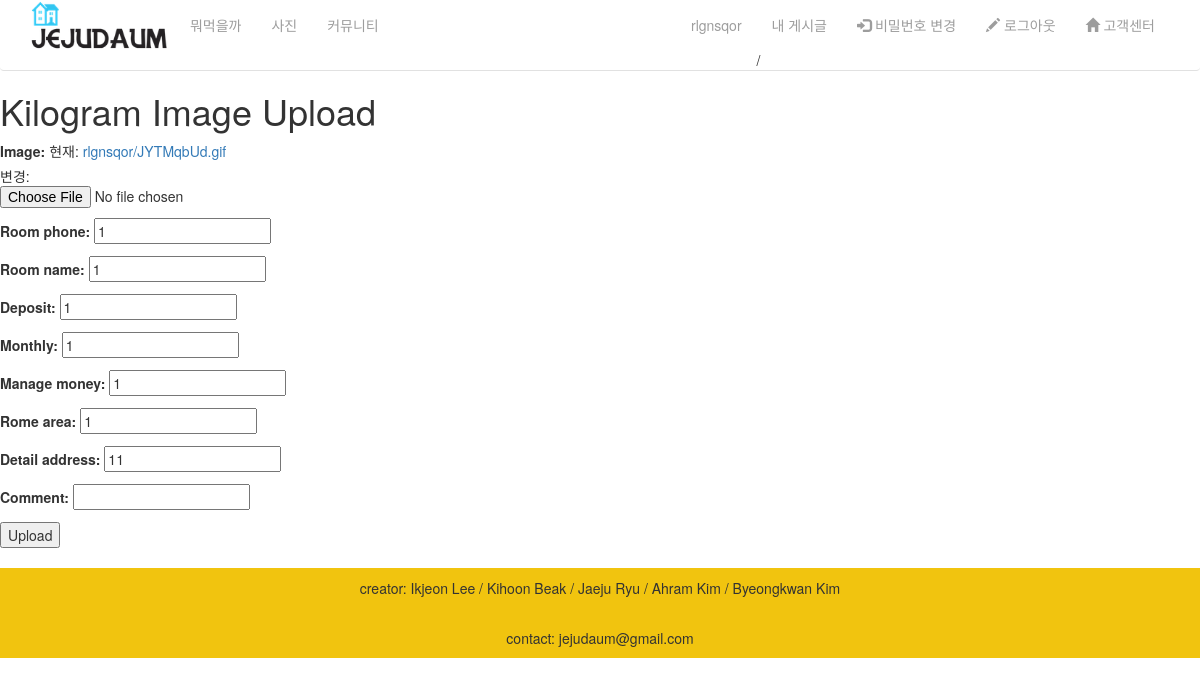
The app's page /menza/edit/1 (signed in) with its own data.
### menza/models.py (models this page shows)
class Photo(models.Model):
    owner = models.ForeignKey(User, null=True)
    image = models.ImageField(upload_to = user_path)
    thumnail_image = models.ImageField(blank = True)
    room_phone = models.CharField(max_length = 255)
    room_name = models.CharField(max_length = 255)
    deposit = models.IntegerField(blank = True) # 보증금
    monthly = models.IntegerField(blank = True) # 월세
    manage_money = models.IntegerField(blank = True) # 관리비
    rome_area = models.IntegerField(blank = True) # 방 면적
    detail_address = models.CharField(max_length = 255)
    upload_date = models.DateTimeField('Upload Date',null=True, auto_now_add=True)
    class Meta:
        ordering = ['-upload_date']

### menza/views.py (the view)
# urls.py: url(r'^edit/(?P<pk>\d+)$', login_required(RoomUpdate.as_view()), name='room_edit'),
@login_required
def edit(request, pk):
    photo = get_object_or_404(Photo, id=pk)
    if request.method == "POST":
        form = UploadForm(request.POST, request.FILES)
        if form.is_valid():
            photo = form.save(commit=False)
            photo.owner = request.user
            form.save()
            return redirect('menza:list', id=photo.id)
    else:
        form = UploadForm(instance=photo)
    return render(request, 'menza/upload.html', {'form': form})

### menza/forms.py
class UploadForm(forms.ModelForm):
    comment = forms.CharField(max_length=255)
    class Meta:
        model = Photo
        exclude = ('thumnail_image', 'owner')

### menza/templates/menza/upload.html (shortened to what this page needs)
{% extends "index.html" %}
{% block content %}
<h1>Kilogram Image Upload</h1>
<form action = "{% url 'menza:upload'%}" method="POST" enctype="multipart/form-data">
  {{form.as_p}}
  <input type="submit" value="Upload">
</form>
{% endblock %}

### templates/index.html (shortened to what this page needs)
<!DOCTYPE html>
{% load staticfiles %}
<html lang="ko">
<head>
    <link rel="stylesheet" href="https://maxcdn.bootstrapcdn.com/bootstrap/3.3.7/css/bootstrap.min.css">
    <link rel="stylesheet" href="{% static 'css/index.css'%}">
</head>
<body>
  <nav class="navbar navbar-inverse">
      <div class="container">
          <div class="collapse navbar-collapse">
              <a href="/"><img src="{% static 'img/logo.png' %}" alt="" class="logoImg navbar-brand"></a></img>
              <ul class="nav navbar-nav">
                <li class="login-hover"><a href="{% url 'jejudaum:room_list'%}">뭐먹을까</a></li>
                <li class="login-hover"><a href="{% url 'menza:list'%}">사진</a></li>
                <li class="login-hover"><a href="#">커뮤니티</a></li>
              </ul>
              {% if user.is_active %}
              <ul class="nav navbar-nav navbar-right">
                  <li><a href="#">{% firstof user.get_short_name user.get_username %}</a></li>
                  <li><a href="{% url 'jejudaum:room_change'%}">내 게시글</a> /</li>
                  <li class="login-hover"><a href="{% url 'password_change' %}"><span class="glyphicon glyphicon-log-in"></span> 비밀번호 변경</a></li>
                  <li class="login-hover"><a href="{% url 'logout'%}"><span class="glyphicon glyphicon-pencil"></span> 로그아웃</a></li>
                  <li class="login-hover"><a href="#"><span class="glyphicon glyphicon-home"></span> 고객센터</a></li>
              </ul>
              {% endif %}
          </div>
      </div>
  </nav>
  {% block content %}
  {% endblock %}
  <footer class="footer">
      <p>creator: Ikjeon Lee / Kihoon Beak / Jaeju Ryu / Ahram Kim / Byeongkwan Kim</p>
      <p>contact: jejudaum@gmail.com</p>
  </footer>
</body>
</html>

### jejudaum/static/css/index.css (style rules this page uses)
.navbar { background-color: white; border: 0; border-bottom: 1px solid #e1e1e1; margin: 0; }
.navbar-brand { padding: 0; }
.footer { background-color: rgb(241, 196, 15); margin-top: 20px; }
.footer p { text-align: center; padding: 10px 0; }

### records on screen
Photo: room_phone "1", room_name "1", deposit "1", monthly "1", manage_money "1", rome_area "1", detail_address "11"
